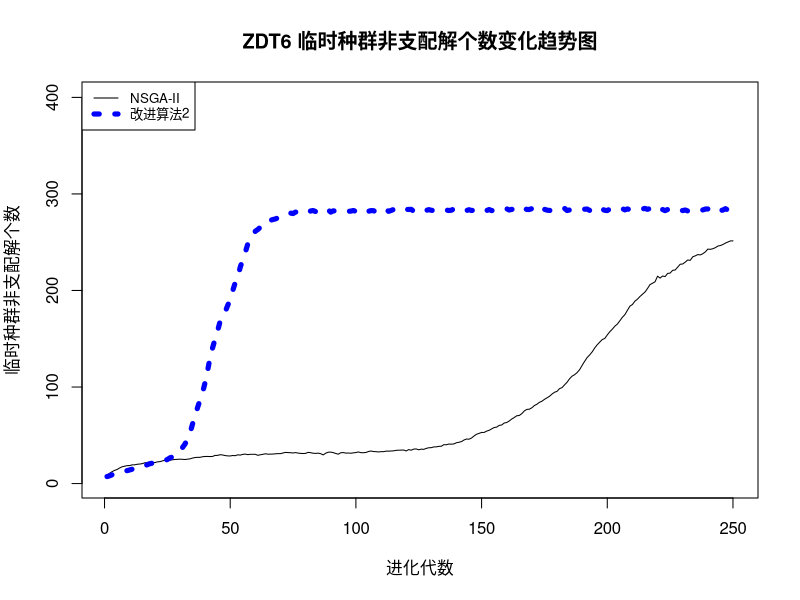

This figure's R source:
a<-read.table('a.txt')
#b<-read.table('b.txt')
b<-read.table('b.txt')
#d<-read.table('d.txt')

plot(1:250, a$V1, xlab="进化代数", ylab="临时种群非支配解个数", type="l", xlim=c(1, 250), ylim=c(1, 400), main="ZDT6 临时种群非支配解个数变化趋势图")

#lines(1:500, b$V1, lty=3, lwd=2.5, col="green")
lines(1:250, b$V1, lty=3, lwd=5, col="blue")
#lines(1:500, d$V1, lty=1, lwd=4.5, col="red")

legend.txt<-c("NSGA-II", "改进算法2")
legend("topleft", legend=legend.txt, col=c("black", "blue"), lty=c(1, 4), lwd=c(1,5), bty="o", cex=0.8)

